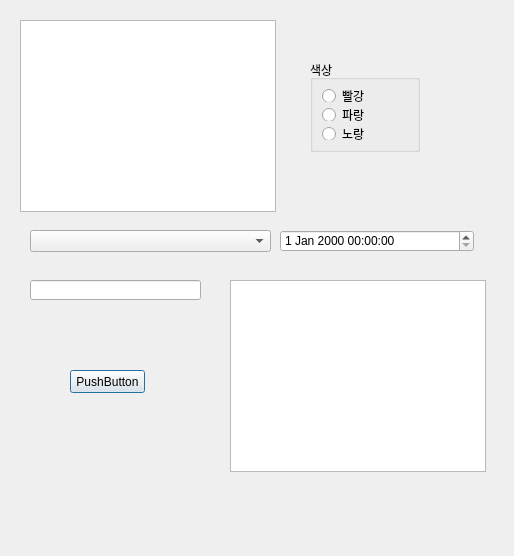
<?xml version="1.0" encoding="UTF-8"?>
<ui version="4.0">
 <class>Dialog</class>
 <widget class="QDialog" name="Dialog">
  <property name="geometry">
   <rect>
    <x>0</x>
    <y>0</y>
    <width>514</width>
    <height>556</height>
   </rect>
  </property>
  <property name="windowTitle">
   <string>Dialog</string>
  </property>
  <widget class="QListWidget" name="listWidget">
   <property name="geometry">
    <rect>
     <x>20</x>
     <y>20</y>
     <width>256</width>
     <height>192</height>
    </rect>
   </property>
  </widget>
  <widget class="QComboBox" name="comboBox">
   <property name="geometry">
    <rect>
     <x>30</x>
     <y>230</y>
     <width>241</width>
     <height>22</height>
    </rect>
   </property>
  </widget>
  <widget class="QPushButton" name="pushButton">
   <property name="geometry">
    <rect>
     <x>70</x>
     <y>370</y>
     <width>75</width>
     <height>23</height>
    </rect>
   </property>
   <property name="text">
    <string>PushButton</string>
   </property>
  </widget>
  <widget class="QGroupBox" name="groupBox">
   <property name="geometry">
    <rect>
     <x>310</x>
     <y>60</y>
     <width>110</width>
     <height>92</height>
    </rect>
   </property>
   <property name="title">
    <string>색상</string>
   </property>
   <layout class="QVBoxLayout" name="verticalLayout">
    <item>
     <widget class="QRadioButton" name="radioButtonRed">
      <property name="text">
       <string>빨강</string>
      </property>
     </widget>
    </item>
    <item>
     <widget class="QRadioButton" name="radioButtonBlue">
      <property name="text">
       <string>파랑</string>
      </property>
     </widget>
    </item>
    <item>
     <widget class="QRadioButton" name="radioButtonYellow">
      <property name="text">
       <string>노랑</string>
      </property>
     </widget>
    </item>
   </layout>
  </widget>
  <widget class="QDateTimeEdit" name="dateTimeEdit">
   <property name="geometry">
    <rect>
     <x>280</x>
     <y>230</y>
     <width>194</width>
     <height>22</height>
    </rect>
   </property>
  </widget>
  <widget class="QTableWidget" name="tableWidget">
   <property name="geometry">
    <rect>
     <x>230</x>
     <y>280</y>
     <width>256</width>
     <height>192</height>
    </rect>
   </property>
  </widget>
  <widget class="QLineEdit" name="lineEdit">
   <property name="geometry">
    <rect>
     <x>30</x>
     <y>280</y>
     <width>171</width>
     <height>20</height>
    </rect>
   </property>
  </widget>
 </widget>
 <resources/>
 <connections/>
</ui>
